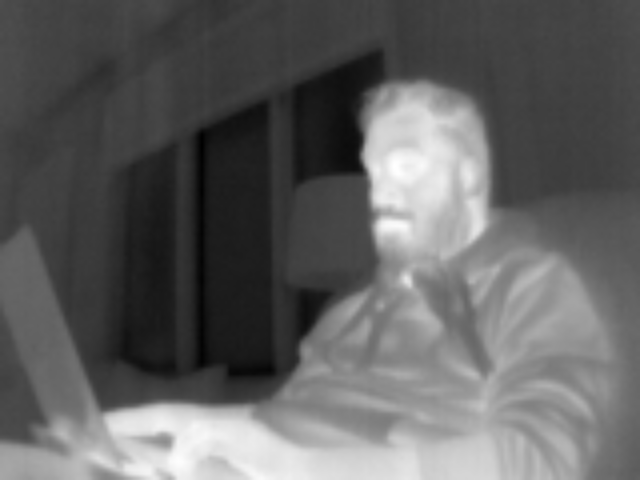
#> input picture edge/detector/imgs/align_flir_2.png, 640 x 480 px
$ python align2.py --image imgs/align_flir_2.png --template imgs/align_rgb_2.png
#> lines starting #> are read from the running program, lines starting #| are printed output that depends on the picture; after the words box and inside, x2 and y2 are one past the last pixel; in counts of white or black regions, pixels touching at a corner belong together
# import the necessary packages
import numpy as np
import argparse
import imutils
import cv2

def main():
        # construct the argument parser and parse the arguments
        ap = argparse.ArgumentParser()
        ap.add_argument("-i", "--image", required=True,
                help="path to input image that we'll align to template")
        ap.add_argument("-t", "--template", required=True,
                help="path to input template image")
        args = vars(ap.parse_args())


        # load the input image and template from disk
        print("[INFO] loading images...")
        image = cv2.imread(args["image"])
#> image is the input picture: shape (480, 640, 3); min 0, max 255, mean 97.3
        template = cv2.imread(args["template"])
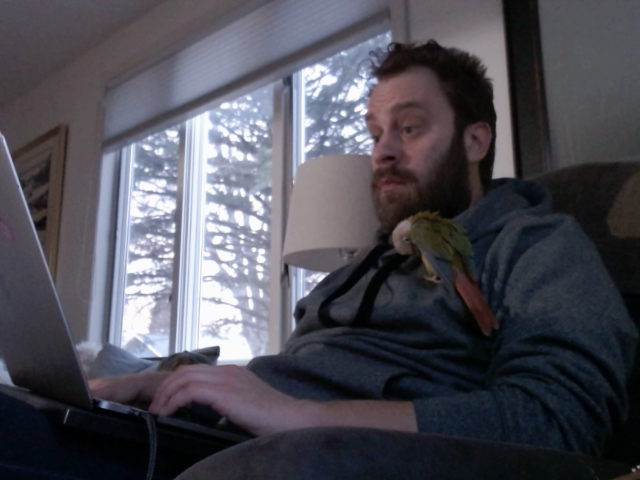
#> input picture edge/detector/imgs/align_rgb_2.png, 640 x 480 px
#> template is the input picture: shape (480, 640, 3); mean B, G, R 85.9, 77.2, 77.8

        # align the images
        print("[INFO] aligning images...")
        aligned = align_images(image, template, debug=True)
#> in align_images, `imageEdges = cv2.Canny(imageGray, 20,30)`:
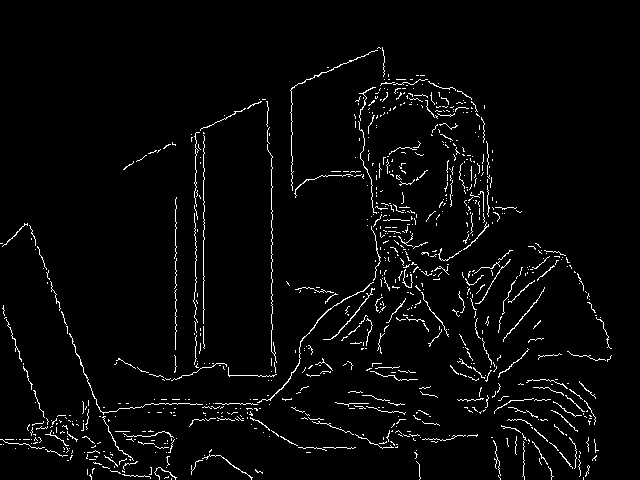
#> imageEdges: shape (480, 640); 3.2% white in thin lines or dots, all inside (x1, y1, x2, y2) = (0, 47, 612, 480)
        #aligned = align_motion()

        # resize both the aligned and template images so we can easily
        # visualize them on our screen
        aligned = imutils.resize(aligned, width=700)
        template = imutils.resize(template, width=700)

        # our first output visualization of the image alignment will be a
        # side-by-side comparison of the output aligned image and the
        # template
        stacked = np.hstack([aligned, template])

        # our second image alignment visualization will be *overlaying* the
        # aligned image on the template, that way we can obtain an idea of
        # how good our image alignment is
        overlay = template.copy()
        output = aligned.copy()
        cv2.addWeighted(overlay, 0.5, output, 0.5, 0, output)

        # show the two output image alignment visualizations
        cv2.imshow("Image Alignment Stacked", stacked)
        cv2.imshow("Image Alignment Overlay", output)
        cv2.waitKey(0)

def auto_canny(image, sigma=0.33):
        # compute the median of the single channel pixel intensities
#> called with sigma = 0.2
        v = np.median(image)
#> v = 69
        # apply automatic Canny edge detection using the computed median
        lower = int(max(0, (1.0 - sigma) * v))
#> lower = 55
        upper = int(min(255, (1.0 + sigma) * v))
#> upper = 82
        edged = cv2.Canny(image, lower, upper)
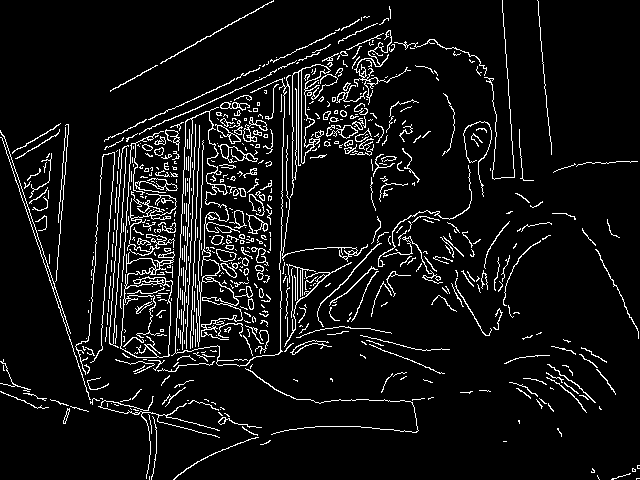
#> edged: shape (480, 640); 7.3% white in thin lines or dots
        # return the edged image
        return edged

def align_images(image, template, maxFeatures=500, keepPercent=0.2,
        debug=False):
        # convert both the input image and template to grayscale
        imageGray = image #cv2.cvtColor(image, cv2.COLOR_BGR2GRAY)
        templateGray = cv2.cvtColor(template, cv2.COLOR_BGR2GRAY)

        # cv2.imshow("imageGray", imageGray)
        # cv2.imshow("templateGray", templateGray)
        # cv2.waitKey(0)

        imageEdges = cv2.Canny(imageGray, 20,30)
        templateEdges = auto_canny(templateGray, sigma=0.2)

        cv2.imshow("imageEdges", imageEdges)
        cv2.imshow("templateEdges", templateEdges)
        cv2.waitKey(0)

        # use ORB to detect keypoints and extract (binary) local
        # invariant features
        orb = cv2.ORB_create(maxFeatures)
        (kpsA, descsA) = orb.detectAndCompute(imageEdges, None)
#> kpsA = 500 keypoints; strongest (x, y, size): (369, 295, 31), (404, 271, 31), (397, 210, 31), (436, 254, 31)
        (kpsB, descsB) = orb.detectAndCompute(templateEdges, None)
#> kpsB = 500 keypoints; strongest (x, y, size): (152, 274, 31), (343, 113, 31), (254, 141, 31), (245, 269, 31)
        # match the features
        method = cv2.DESCRIPTOR_MATCHER_BRUTEFORCE_HAMMING
        matcher = cv2.DescriptorMatcher_create(method)
        matches = matcher.match(descsA, descsB, None)
#> matches = 500 matches

        # sort the matches by their distance (the smaller the distance,
        # the "more similar" the features are)
        matches = sorted(matches, key=lambda x:x.distance)
        # keep only the top matches
        keep = int(len(matches) * keepPercent)
#> keep = 100
        matches = matches[:keep]
#> matches = 100 matches
        # check to see if we should visualize the matched keypoints
        if debug:
                matchedVis = cv2.drawMatches(image, kpsA, template, kpsB,
                        matches, None)
                matchedVis = imutils.resize(matchedVis, width=1000)
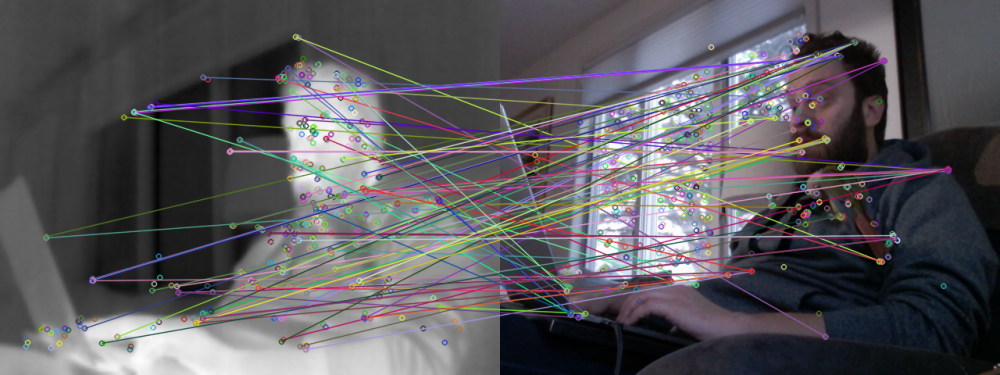
#> matchedVis: shape (375, 1000, 3); mean B, G, R 91.2, 86.9, 89.1
                cv2.imshow("Matched Keypoints", matchedVis)
                cv2.waitKey(0)

        # allocate memory for the keypoints (x, y)-coordinates from the
        # top matches -- we'll use these coordinates to compute our
        # homography matrix
        ptsA = np.zeros((len(matches), 2), dtype="float")
#> ptsA = 100 pairs, first value 0 to 0, second value 0 to 0
        ptsB = np.zeros((len(matches), 2), dtype="float")
#> ptsB = 100 pairs, first value 0 to 0, second value 0 to 0
        # loop over the top matches
        for (i, m) in enumerate(matches):
                # indicate that the two keypoints in the respective images
                # map to each other
                ptsA[i] = kpsA[m.queryIdx].pt
                ptsB[i] = kpsB[m.trainIdx].pt
#> this loop made 100 passes
#> after the loop, ptsA = 100 pairs, first value 58.75 to 562, second value 46.8 to 447; ptsB = 100 pairs, first value 85 to 573.6, second value 53.28 to 430.6

        # compute the homography matrix between the two sets of matched
        # points
        (H, mask) = cv2.findHomography(ptsA, ptsB, method=cv2.RANSAC)
#> H = [[-0.463, -0.929, 435.4], [-0.0757, -0.155, 72.1], [-0.00106, -0.00214, 1]]; mask = 100 values, max 1 at index 3, min 0 at index 0, mean 0.12
        # use the homography matrix to align the images
        (h, w) = template.shape[:2]
#> h = 480; w = 640
        aligned = cv2.warpPerspective(image, H, (w, h))
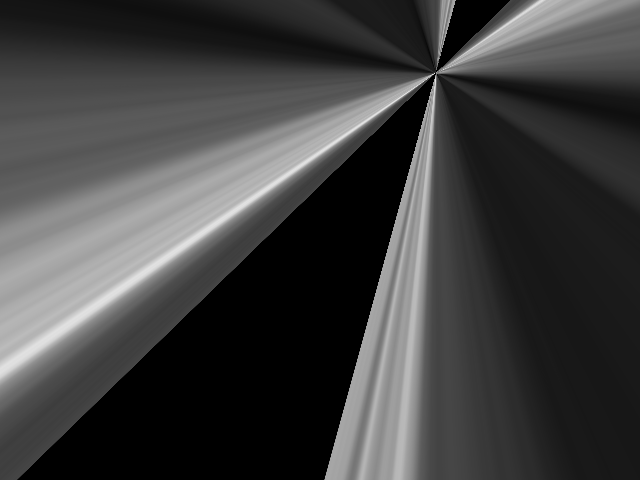
#> aligned: shape (480, 640, 3); min 0, max 236, mean 63.7
        # return the aligned image
        return aligned

# [50 lines left out: function align_motion, not called in this run]


if __name__ == "__main__":
    main()
#> in main, `stacked = np.hstack([aligned, template])`:
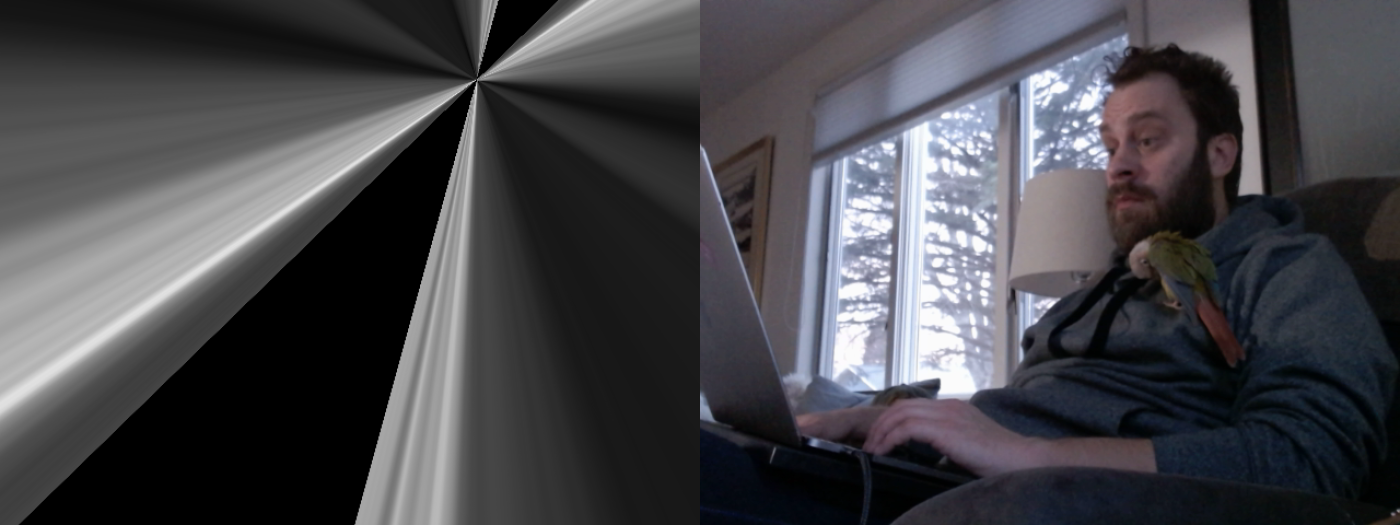
#> stacked: shape (525, 1400, 3); mean B, G, R 74.7, 70.4, 70.7
#> in main, `cv2.addWeighted(overlay, 0.5, output, 0.5, 0, output)`:
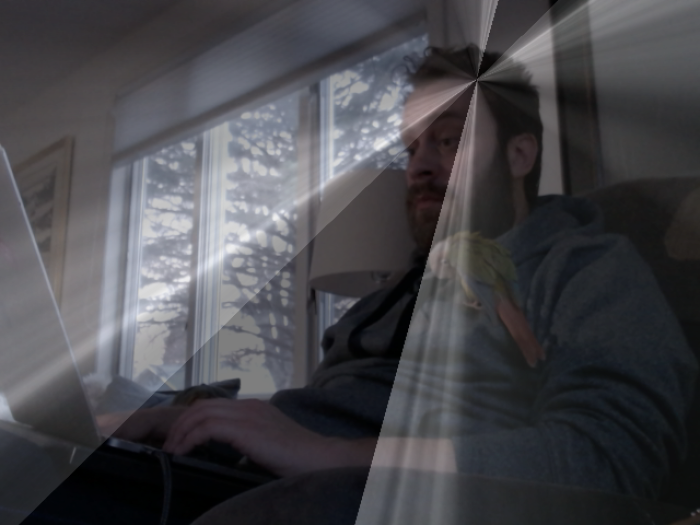
#> output: shape (525, 700, 3); mean B, G, R 74.7, 70.4, 70.7
